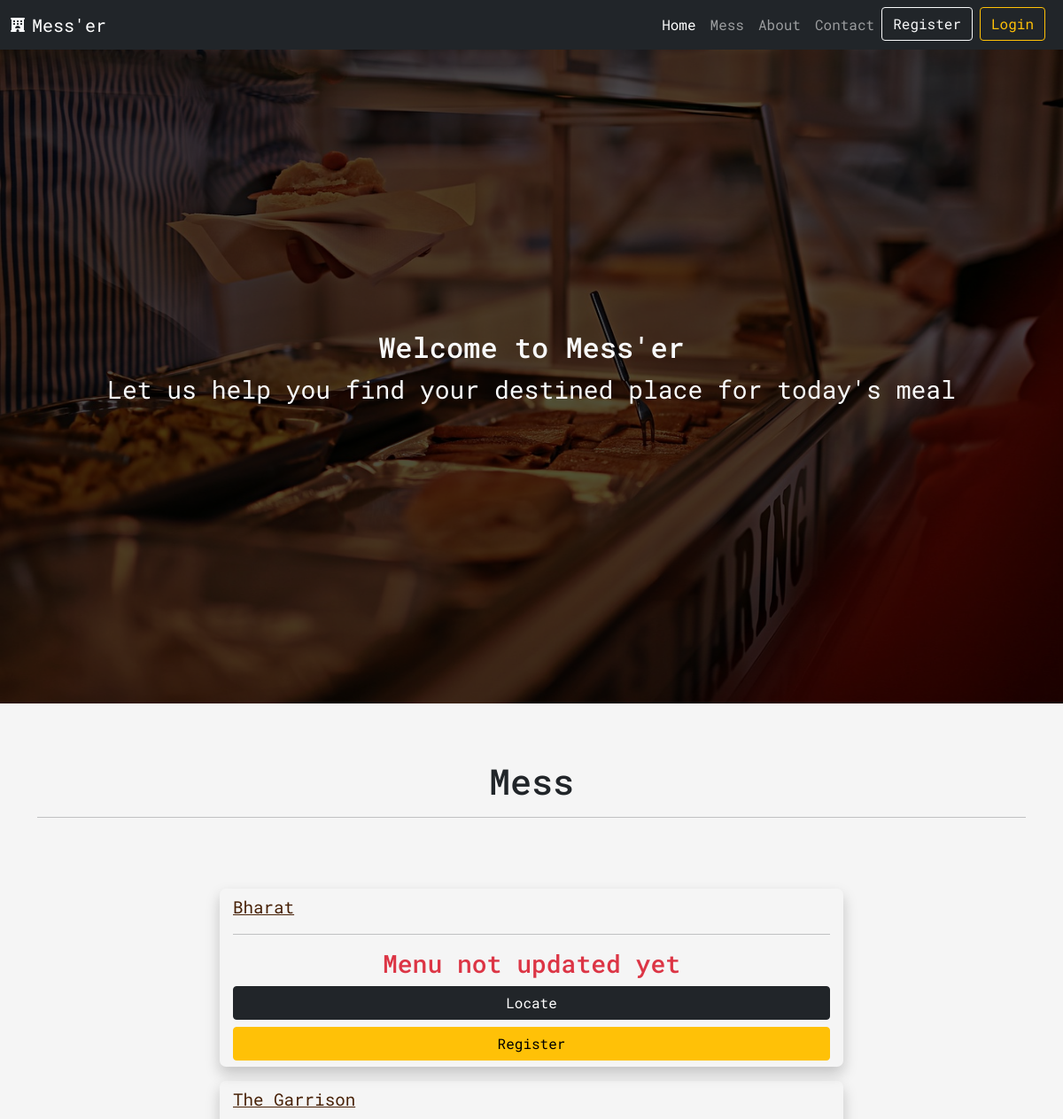
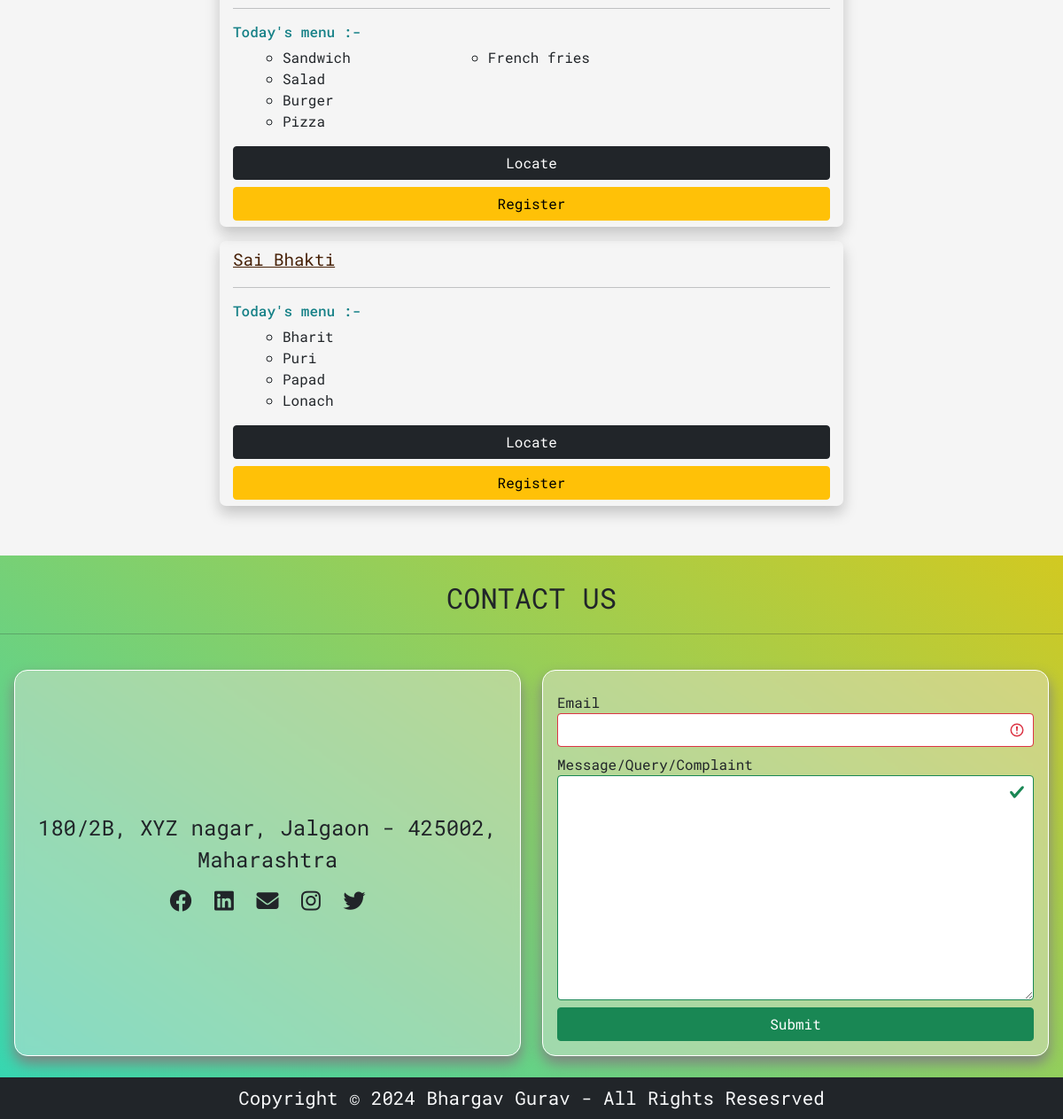
The page / on the database its author committed (2 pictures, top to bottom).
### App/models.py (models this page shows)
class MessOwner(models.Model):
    user = models.OneToOneField(User, on_delete=models.CASCADE)
    mess = models.CharField(max_length=50)
    contact = models.CharField(max_length=15)
    state = models.CharField(max_length=50)
    district = models.CharField(max_length=50)
    address = models.TextField()
    def __str__(self):
        return self.mess

class MessMenu(models.Model):
    user = models.OneToOneField(MessOwner, on_delete=models.CASCADE)
    item1 = models.CharField(max_length=50, blank=True)
    item2 = models.CharField(max_length=50, blank=True)
    item3 = models.CharField(max_length=50, blank=True)
    item4 = models.CharField(max_length=50, blank=True)
    item5 = models.CharField(max_length=50, blank=True)
    item6 = models.CharField(max_length=50, blank=True)
    item7 = models.CharField(max_length=50, blank=True)
    item8 = models.CharField(max_length=50, blank=True)
    item9 = models.CharField(max_length=50, blank=True)
    item10 = models.CharField(max_length=50, blank=True)
    def __str__(self):
        return self.user.mess

### App/views.py (the view)
# urls.py: path('', views.home, name='home'),
def home(request):
    details = [[i,j] for i,j in zip(MessOwner.objects.all(), MessMenu.objects.all())]
    context = {}
    context['owner_detail'] = details
    print(details)
    return render(request, 'home.html', context)

### App/templates/home.html (shortened to what this page needs)
{% extends 'base.html' %}
{% load static %}
{% block page-data %}
<div class="container-fluid home-container">
    <div class="row home-row">
        <div class="col-lg-12 d-flex justify-content-center align-items-center">
            <div class="message-box text-light text-center">
                <h2 data-aos="fade-up" data-aos-delay="500" data-aos-duration="1000" data-aos-ease="ease-in-sine">Welcome to Mess'er</h2>
                <p class="fs-3" data-aos="fade-up" data-aos-delay="1500" data-aos-duration="1000" data-aos-ease="ease-in-sine">Let us help you find your destined place for today's meal</p>
            </div>
        </div>
    </div>
</div>
<section id="mess" class="py-3">
    <div class="container text-center py-5 mess-heading">
        <h1 class="text-bold">Mess</h1>
        <hr>
    </div>
    <div class="container mess-container">
        <div class="row d-flex justify-content-center">
            <div class="col-lg-8 col-md-10 ">
                {% if owner_detail|length == 0 %}
                <div class="no-detail-box">
                    <h2 class="text-danger"><i class="fas fa-circle-xmark"></i><span class="ms-3"> No mess menu details available now !</span></h2>
                </div>
                {% else %}
                {% for i in owner_detail %}
                <div class="m-3 mess-box" data-aos="zoom-in" data-aos-duration="500" data-aos-delay="300">
                    <a class="text-bold" style='color: #472107; font-size: 1.2rem;' href="/requestedProfile/{{i.0.id }}">{{ i.0.mess }}</a>
                    <hr>
                    {% if i.1.item1 != "" %}
                    <h6 style='color: #168187;'>Today's menu :- </h6>
                    <ul style="list-style: circle !important; ">
                        <div class="container">
                            <div class="row d-flex justify-content-between">
                                <div class="col-lg-3">
                                    <li>{{ i.1.item1 }}</li>
                                    <li>{{ i.1.item2 }}</li>
                                    <li>{{ i.1.item3 }}</li>
                                    {% if i.1.item4 %}
                                    <li>{{ i.1.item4 }}</li>
                                    {% endif %}
                                </div>
                                <div class="col-lg-3">
                                    {% if i.1.item5 %}
                                    <li>{{ i.1.item5 }}</li>
                                    {% endif %}
                                </div>
                                <div class="col-lg-3">
                                </div>
                            </div>
                        </div>
                    </ul>
                    {% else %}
                       <h3 class="text-danger text-center m-2">Menu not updated yet</h3>
                    {% endif %}
                    <div class="d-grid gap-2">
                        <a class="btn btn-dark" href="https://maps.google.com/maps?daddr={{i.0.address}}">Locate</a>
                        <a class="btn btn-warning" data-bs-toggle="modal" data-bs-target="#CustomerRegister{{i.0.id}}">Register</a>
                    </div>
                </div>
                {% endfor %}
                {% endif %}
            </div>
        </div>
    </div>
</section>
{% endblock %}

### App/templates/base.html (shortened to what this page needs)
{% load static %}
<!DOCTYPE html>
<html lang="en">
  <head>
    <link
      rel="stylesheet"
      href="https://cdnjs.cloudflare.com/ajax/libs/font-awesome/6.4.0/css/all.min.css"
    />
    <link
      href="https://cdn.jsdelivr.net/npm/bootstrap@5.0.2/dist/css/bootstrap.min.css"
      rel="stylesheet"
    />
    <link
      rel="stylesheet"
      href="https://cdnjs.cloudflare.com/ajax/libs/aos/2.3.4/aos.css"
    />
    <link rel="stylesheet" href="{% static 'css/style.css' %}" />
  </head>
  <body>
    <nav class="navbar navbar-expand-lg navbar-dark bg-dark sticky-top">
      <div class="container-fluid">
        <i class="fa-solid fa-hotel text-light"></i>
        <a class="navbar-brand ms-2" href="#">Mess'er</a>
        <div class="collapse navbar-collapse" id="navbarSupportedContent">
          <ul class="navbar-nav ms-auto mb-2 mb-lg-0">
            <li class="nav-item">
              <a
                class="nav-link active"
                aria-current="page"
                href="{% url 'home' %}"
                >Home</a
              >
            </li>
            <li class="nav-item">
              <a class="nav-link" href="{% url 'home' %}#mess">Mess</a>
            </li>
            <li class="nav-item">
              <a class="nav-link" href="{% url 'aboutus' %}">About</a>
            </li>
            <li class="nav-item">
              <a class="nav-link" href="#Contact">Contact</a>
            </li>
            <li class="nav-item me-2 register">
              <a
                class="btn btn-outline-light"
                href="{% url 'register' %}"
                title="Register Mess"
                >Register</a
              >
            </li>
            {% if not user.is_authenticated %}
            <li class="nav-item me-2 login">
              <a
                class="btn btn-outline-warning"
                data-bs-toggle="modal"
                data-bs-target="#loginModal"
                >Login</a
              >
            </li>
            {% else %}
            <li class="nav-item">
              <a class="nav-link" href="{% url 'profile' %}"
                ><i class="fas fa-user"></i
              ></a>
            </li>
            {% endif %}
          </ul>
        </div>
      </div>
    </nav>
    {% block page-data %}{% endblock %}
    <section id="Contact" class="mt-4 py-2" >
      <div class="col-12 text-center fs-2 text-dark my-3">CONTACT US</div>
      <hr>
      <div class="container-fluid p-3 ">
        <div class="row d-flex justify-content-center">
        <div class="col-lg-6 col-md-8 col-sm-10   address-box mt-2">
          <div class="address p-3 d-flex align-items-center">
            <div class="address-content">
          <p class="fs-4 text-center">180/2B, XYZ nagar, Jalgaon - 425002, Maharashtra</p>
          <div class="text-center icons">
            <span class="mx-2"><i class="fa-brands fa-facebook"></i></span>
            <a class="mx-2 text-dark" href="https://www.linkedin.com/in/bhargav-gurav-380992224/" style="text-decoration: none;"><i class="fa-brands fa-linkedin"></i></a>
            <span class="mx-2"><i class="fa-solid fa-envelope"></i></span>
            <span class="mx-2"><i class="fa-brands fa-instagram"></i></span>
            <span class="mx-2"><i class="fa-brands fa-twitter"></i></span>
          </div>
        </div>
        </div>
        </div>
        <div class="col-lg-6 col-md-8 col-sm-10 mt-2">
          <div class="form-contact p-3">
            <form action="\contact\" method="post" class="was-validated">
              <div class="form-group mt-2">
                <label for="">Email</label>
                <input type="email" name="email" class="form-control" required>
              </div>
              <div class="form-group mt-2">
                <label for="">Message/Query/Complaint</label>
                <textarea name="msg"  class="form-control" rows="10"></textarea>
              </div>
              <div class="d-grid  mt-2">
                <button class="btn btn-success" type="submit">Submit</button>
              </div>
            </form>
          </div>
        </div>
      </div>
      </div>
    </section>
    <footer class="text-center bg-dark text-light py-2">
      <span
        >Copyright &copy; {% now 'Y' %} Bhargav Gurav - All Rights
        Resesrved</span
      >
    </footer>
  </body>
</html>

### App/static/css/style.css (style rules this page uses)
* { padding: 0; margin: 0; box-sizing: border-box; text-decoration: none; font-family: 'Roboto Mono', monospace; }
body { background-color: whitesmoke; }
.collapse { text-align: center; }
footer span { font-size: 1.3rem; }
.home-container { position: relative; height: 92.2vh; width: 100%; left: 0; background-image: url('../images/img2.jpg'); background-size: 100% 100%; background-position: center; background-repeat: no-repeat; }
.home-container::before { content: ""; position: absolute; left: 0; top: 0; width: 100%; height: 100%; background: rgba(0, 0, 0, 0.683); }
.home-container .home-row { position: relative; height: 100%; }
#mess { min-height: 85.7vh; }
.mess-container { background: whitesmoke; }
.mess-box { border: 2px; padding: 7px 15px; border-radius: 7px; box-shadow: 0 8px 16px 0 rgba(15, 15, 15, 0.212); }
#Contact { background-image: linear-gradient(35deg, rgb(55, 214, 177), rgb(210, 201, 33)); }
#Contact .address, .form-contact { border: 1px solid white; border-radius: 15px; background-color: transparent; background-color: rgba(232, 228, 228, 0.434); backdrop-filter: blur(5px); box-shadow: 0 8px 16px 0 gray; height: 100%; }
#Contact i { font-size: 25px; }

### rows shown on the page
MessOwner: mess "Bharat", shows "Menu not updated yet"
MessOwner: mess "The Garrison", item1 "Sandwich", item2 "Salad", item3 "Burger", item4 "Pizza", item5 "French fries"
MessOwner: mess "Sai Bhakti", item1 "Bharit", item2 "Puri", item3 "Papad", item4 "Lonach"
